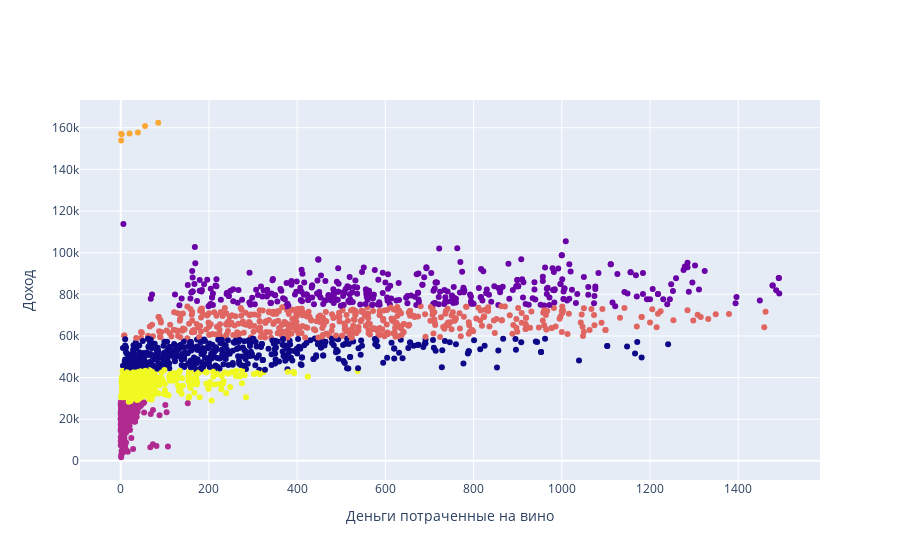

This figure's notebook cell:
### Code cell
model1 = KMeans(n_clusters=6, random_state=111, init="k-means++")
clustering = model1.fit(data)
data["Cluster"] = clustering.labels_

fig = go.Figure(data=[go.Scatter(x=data["MntWines"],
                                    y=data["Income"],
                                    mode="markers",
                                    marker_color=data["Cluster"]
                                    )])
fig.update_layout(xaxis_title="Деньги потраченные на вино",
                    yaxis_title="Доход")
fig.show()

kmeans = data.copy()
kmeans["Cluster"] = model1.labels_
kmeans["Cluster"].value_counts()

### Figure 1 — Plotly figure (JSON) as saved in the notebook; plotly's stock layout.template omitted (floating-point values rounded to 4 significant figures; data arrays with more than 128 entries replaced by an {"elided": "..."} marker saying what was removed)
{"data": [{"marker": {"color": {"elided": "2215 int values"}}, "mode": "markers", "type": "scatter", "x": {"elided": "2215 int values"}, "y": {"elided": "2215 int values"}}], "layout": {"xaxis": {"title": {"text": "Деньги потраченные на вино"}}, "yaxis": {"title": {"text": "Доход"}}}}
